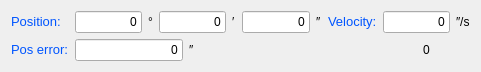
    <widget class="QWidget" name="layoutWidget_2">
     <property name="geometry">
      <rect>
       <x>20</x>
       <y>10</y>
       <width>481</width>
       <height>71</height>
      </rect>
     </property>
     <layout class="QGridLayout" name="gridLayout_003">
      <item row="0" column="0">
       <widget class="QLabel" name="label_25">
        <property name="text">
         <string>&lt;!DOCTYPE HTML PUBLIC &quot;-//W3C//DTD HTML 4.0//EN&quot; &quot;http://www.w3.org/TR/REC-html40/strict.dtd&quot;&gt;
&lt;html&gt;&lt;head&gt;&lt;meta name=&quot;qrichtext&quot; content=&quot;1&quot; /&gt;&lt;style type=&quot;text/css&quot;&gt;
p, li { white-space: pre-wrap; }
&lt;/style&gt;&lt;/head&gt;&lt;body style=&quot; font-family:'Sans Serif'; font-size:10pt; font-weight:400; font-style:normal;&quot;&gt;
&lt;p style=&quot; margin-top:0px; margin-bottom:0px; margin-left:0px; margin-right:0px; -qt-block-indent:0; text-indent:0px;&quot;&gt;&lt;span style=&quot; color:#0055ff;&quot;&gt;Position:&lt;/span&gt;&lt;/p&gt;&lt;/body&gt;&lt;/html&gt;</string>
        </property>
       </widget>
      </item>
      <item row="0" column="1">
       <layout class="QHBoxLayout" name="horizontalLayout_10">
        <item>
         <widget class="QLineEdit" name="lineEdit_alt_posD">
          <property name="enabled">
           <bool>true</bool>
          </property>
          <property name="text">
           <string>0</string>
          </property>
          <property name="alignment">
           <set>Qt::AlignRight|Qt::AlignTrailing|Qt::AlignVCenter</set>
          </property>
          <property name="readOnly">
           <bool>true</bool>
          </property>
         </widget>
        </item>
        <item>
         <widget class="QLabel" name="label_5">
          <property name="text">
           <string>°</string>
          </property>
         </widget>
        </item>
       </layout>
      </item>
      <item row="0" column="2">
       <layout class="QHBoxLayout" name="horizontalLayout_11">
        <item>
         <widget class="QLineEdit" name="lineEdit_alt_posM">
          <property name="text">
           <string>0</string>
          </property>
          <property name="alignment">
           <set>Qt::AlignRight|Qt::AlignTrailing|Qt::AlignVCenter</set>
          </property>
          <property name="readOnly">
           <bool>true</bool>
          </property>
         </widget>
        </item>
        <item>
         <widget class="QLabel" name="label_6">
          <property name="text">
           <string>′</string>
          </property>
         </widget>
        </item>
       </layout>
      </item>
      <item row="0" column="3">
       <layout class="QHBoxLayout" name="horizontalLayout_12">
        <item>
         <widget class="QLineEdit" name="lineEdit_alt_posS">
          <property name="text">
           <string>0</string>
          </property>
          <property name="alignment">
           <set>Qt::AlignRight|Qt::AlignTrailing|Qt::AlignVCenter</set>
          </property>
          <property name="readOnly">
           <bool>true</bool>
          </property>
         </widget>
        </item>
        <item>
         <widget class="QLabel" name="label_7">
          <property name="text">
           <string>″</string>
          </property>
         </widget>
        </item>
       </layout>
      </item>
      <item row="0" column="4">
       <widget class="QLabel" name="label_26">
        <property name="text">
         <string>&lt;!DOCTYPE HTML PUBLIC &quot;-//W3C//DTD HTML 4.0//EN&quot; &quot;http://www.w3.org/TR/REC-html40/strict.dtd&quot;&gt;
&lt;html&gt;&lt;head&gt;&lt;meta name=&quot;qrichtext&quot; content=&quot;1&quot; /&gt;&lt;style type=&quot;text/css&quot;&gt;
p, li { white-space: pre-wrap; }
&lt;/style&gt;&lt;/head&gt;&lt;body style=&quot; font-family:'Sans Serif'; font-size:10pt; font-weight:400; font-style:normal;&quot;&gt;
&lt;p style=&quot; margin-top:0px; margin-bottom:0px; margin-left:0px; margin-right:0px; -qt-block-indent:0; text-indent:0px;&quot;&gt;&lt;span style=&quot; color:#0055ff;&quot;&gt;Velocity:&lt;/span&gt;&lt;/p&gt;&lt;/body&gt;&lt;/html&gt;</string>
        </property>
       </widget>
      </item>
      <item row="0" column="5">
       <layout class="QHBoxLayout" name="horizontalLayout_13">
        <item>
         <widget class="QLineEdit" name="lineEdit_alt_vel">
          <property name="cursor">
           <cursorShape>BlankCursor</cursorShape>
          </property>
          <property name="text">
           <string>0</string>
          </property>
          <property name="alignment">
           <set>Qt::AlignRight|Qt::AlignTrailing|Qt::AlignVCenter</set>
          </property>
          <property name="readOnly">
           <bool>true</bool>
          </property>
         </widget>
        </item>
        <item>
         <widget class="QLabel" name="label_32">
          <property name="text">
           <string>″/s</string>
          </property>
         </widget>
        </item>
       </layout>
      </item>
      <item row="1" column="0">
       <widget class="QLabel" name="label_27">
        <property name="text">
         <string>&lt;!DOCTYPE HTML PUBLIC &quot;-//W3C//DTD HTML 4.0//EN&quot; &quot;http://www.w3.org/TR/REC-html40/strict.dtd&quot;&gt;
&lt;html&gt;&lt;head&gt;&lt;meta name=&quot;qrichtext&quot; content=&quot;1&quot; /&gt;&lt;style type=&quot;text/css&quot;&gt;
p, li { white-space: pre-wrap; }
&lt;/style&gt;&lt;/head&gt;&lt;body style=&quot; font-family:'Sans Serif'; font-size:10pt; font-weight:400; font-style:normal;&quot;&gt;
&lt;p style=&quot; margin-top:0px; margin-bottom:0px; margin-left:0px; margin-right:0px; -qt-block-indent:0; text-indent:0px;&quot;&gt;&lt;span style=&quot; color:#0055ff;&quot;&gt;Pos error:&lt;/span&gt;&lt;/p&gt;&lt;/body&gt;&lt;/html&gt;</string>
        </property>
       </widget>
      </item>
      <item row="1" column="1" colspan="2">
       <layout class="QHBoxLayout" name="horizontalLayout_14">
        <item>
         <widget class="QLineEdit" name="lineEdit_alt_poserr">
          <property name="cursor">
           <cursorShape>BlankCursor</cursorShape>
          </property>
          <property name="text">
           <string>0</string>
          </property>
          <property name="alignment">
           <set>Qt::AlignRight|Qt::AlignTrailing|Qt::AlignVCenter</set>
          </property>
          <property name="readOnly">
           <bool>true</bool>
          </property>
         </widget>
        </item>
        <item>
         <widget class="QLabel" name="label_8">
          <property name="text">
           <string>″</string>
          </property>
         </widget>
        </item>
        <item>
         <spacer name="horizontalSpacer_4">
          <property name="orientation">
           <enum>Qt::Horizontal</enum>
          </property>
          <property name="sizeHint" stdset="0">
           <size>
            <width>40</width>
            <height>20</height>
           </size>
          </property>
         </spacer>
        </item>
       </layout>
      </item>
      <item row="1" column="5">
       <widget class="QLabel" name="label_alt_I">
        <property name="text">
         <string>0</string>
        </property>
        <property name="alignment">
         <set>Qt::AlignCenter</set>
        </property>
       </widget>
      </item>
     </layout>
    </widget>
